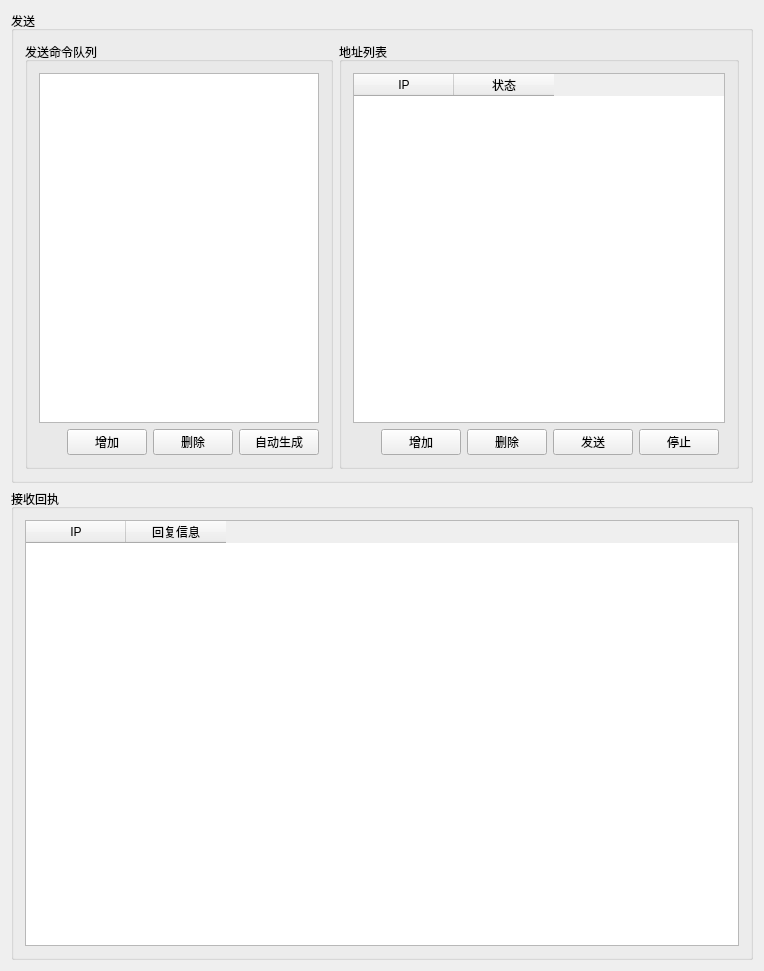
<?xml version="1.0" encoding="UTF-8"?>
<ui version="4.0">
 <class>ServerCommunicationClass</class>
 <widget class="QWidget" name="ServerCommunicationClass">
  <property name="geometry">
   <rect>
    <x>0</x>
    <y>0</y>
    <width>764</width>
    <height>971</height>
   </rect>
  </property>
  <property name="windowTitle">
   <string>TCP服务端</string>
  </property>
  <layout class="QGridLayout" name="gridLayout_5">
   <item row="0" column="0">
    <widget class="QGroupBox" name="groupBox">
     <property name="title">
      <string>发送</string>
     </property>
     <layout class="QGridLayout" name="gridLayout_3">
      <item row="0" column="0">
       <widget class="QGroupBox" name="groupBox_3">
        <property name="title">
         <string>发送命令队列</string>
        </property>
        <layout class="QGridLayout" name="gridLayout">
         <item row="1" column="0">
          <spacer name="horizontalSpacer">
           <property name="orientation">
            <enum>Qt::Horizontal</enum>
           </property>
           <property name="sizeHint" stdset="0">
            <size>
             <width>40</width>
             <height>20</height>
            </size>
           </property>
          </spacer>
         </item>
         <item row="0" column="0" colspan="4">
          <widget class="QListWidget" name="listWidget_sendMessage_"/>
         </item>
         <item row="1" column="2">
          <widget class="QPushButton" name="pushButton_delete_">
           <property name="text">
            <string>删除</string>
           </property>
          </widget>
         </item>
         <item row="1" column="1">
          <widget class="QPushButton" name="pushButton_add_">
           <property name="text">
            <string>增加</string>
           </property>
          </widget>
         </item>
         <item row="1" column="3">
          <widget class="QPushButton" name="pushButton_automatic_generate_">
           <property name="text">
            <string>自动生成</string>
           </property>
          </widget>
         </item>
        </layout>
       </widget>
      </item>
      <item row="0" column="1">
       <widget class="QGroupBox" name="groupBox_4">
        <property name="title">
         <string>地址列表</string>
        </property>
        <layout class="QGridLayout" name="gridLayout_2">
         <item row="0" column="0" colspan="6">
          <widget class="QTableWidget" name="tableWidget_address_">
           <column>
            <property name="text">
             <string>IP</string>
            </property>
           </column>
           <column>
            <property name="text">
             <string>状态</string>
            </property>
           </column>
          </widget>
         </item>
         <item row="1" column="4">
          <widget class="QPushButton" name="pushButton_stop_">
           <property name="text">
            <string>停止</string>
           </property>
          </widget>
         </item>
         <item row="1" column="1">
          <widget class="QPushButton" name="pushButton_add_address_">
           <property name="text">
            <string>增加</string>
           </property>
          </widget>
         </item>
         <item row="1" column="3">
          <widget class="QPushButton" name="pushButton_send_">
           <property name="text">
            <string>发送</string>
           </property>
          </widget>
         </item>
         <item row="1" column="0">
          <spacer name="horizontalSpacer_2">
           <property name="orientation">
            <enum>Qt::Horizontal</enum>
           </property>
           <property name="sizeHint" stdset="0">
            <size>
             <width>40</width>
             <height>20</height>
            </size>
           </property>
          </spacer>
         </item>
         <item row="1" column="2">
          <widget class="QPushButton" name="pushButton_delete_address_">
           <property name="text">
            <string>删除</string>
           </property>
          </widget>
         </item>
        </layout>
       </widget>
      </item>
     </layout>
    </widget>
   </item>
   <item row="1" column="0">
    <widget class="QGroupBox" name="groupBox_2">
     <property name="title">
      <string>接收回执</string>
     </property>
     <layout class="QGridLayout" name="gridLayout_4">
      <item row="0" column="0">
       <widget class="QTableWidget" name="tableWidget_ReceivedMessage_">
        <column>
         <property name="text">
          <string>IP</string>
         </property>
        </column>
        <column>
         <property name="text">
          <string>回复信息</string>
         </property>
        </column>
       </widget>
      </item>
     </layout>
    </widget>
   </item>
  </layout>
 </widget>
 <layoutdefault spacing="6" margin="11"/>
 <resources>
  <include location="tcpserver.qrc"/>
 </resources>
 <connections/>
</ui>
